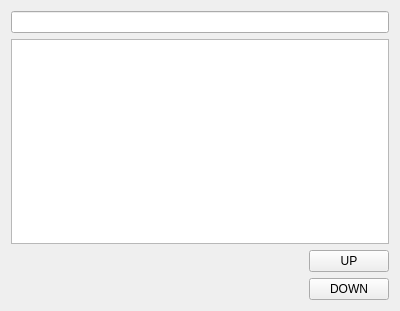
<?xml version="1.0" encoding="UTF-8"?>
<ui version="4.0">
 <class>MyWidget</class>
 <widget class="QWidget" name="MyWidget">
  <property name="geometry">
   <rect>
    <x>0</x>
    <y>0</y>
    <width>400</width>
    <height>311</height>
   </rect>
  </property>
  <property name="sizePolicy">
   <sizepolicy hsizetype="Preferred" vsizetype="Preferred">
    <horstretch>0</horstretch>
    <verstretch>0</verstretch>
   </sizepolicy>
  </property>
  <property name="windowTitle">
   <string>Form</string>
  </property>
  <layout class="QVBoxLayout" name="verticalLayout_2">
   <item>
    <widget class="QLineEdit" name="lineEdit">
     <property name="text">
      <string/>
     </property>
    </widget>
   </item>
   <item>
    <widget class="QTextEdit" name="textEdit"/>
   </item>
   <item>
    <layout class="QHBoxLayout" name="horizontalLayout">
     <item>
      <spacer name="horizontalSpacer">
       <property name="orientation">
        <enum>Qt::Horizontal</enum>
       </property>
       <property name="sizeHint" stdset="0">
        <size>
         <width>40</width>
         <height>20</height>
        </size>
       </property>
      </spacer>
     </item>
     <item>
      <layout class="QVBoxLayout" name="verticalLayout">
       <item>
        <widget class="QPushButton" name="upButton">
         <property name="text">
          <string>UP</string>
         </property>
        </widget>
       </item>
       <item>
        <widget class="QPushButton" name="downButton">
         <property name="text">
          <string>DOWN</string>
         </property>
        </widget>
       </item>
      </layout>
     </item>
    </layout>
   </item>
  </layout>
 </widget>
 <resources/>
 <connections/>
</ui>
